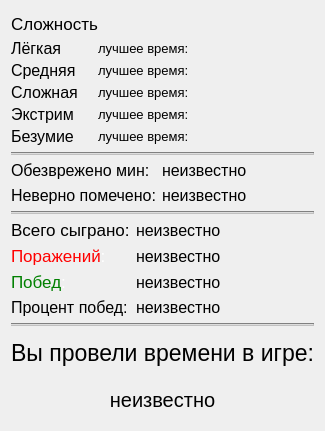
      <widget class="QWidget" name="scrollAreaRecordsContents">
       <property name="geometry">
        <rect>
         <x>0</x>
         <y>0</y>
         <width>317</width>
         <height>431</height>
        </rect>
       </property>
       <layout class="QVBoxLayout" name="verticalLayout">
        <item>
         <layout class="QFormLayout" name="formLayoutRecords">
          <property name="fieldGrowthPolicy">
           <enum>QFormLayout::FieldGrowthPolicy::FieldsStayAtSizeHint</enum>
          </property>
          <property name="horizontalSpacing">
           <number>0</number>
          </property>
          <property name="verticalSpacing">
           <number>3</number>
          </property>
          <property name="topMargin">
           <number>0</number>
          </property>
          <property name="bottomMargin">
           <number>0</number>
          </property>
          <item row="0" column="0">
           <widget class="QLabel" name="labelStaticDifficult">
            <property name="sizePolicy">
             <sizepolicy hsizetype="Fixed" vsizetype="Fixed">
              <horstretch>0</horstretch>
              <verstretch>0</verstretch>
             </sizepolicy>
            </property>
            <property name="minimumSize">
             <size>
              <width>0</width>
              <height>25</height>
             </size>
            </property>
            <property name="maximumSize">
             <size>
              <width>16777215</width>
              <height>25</height>
             </size>
            </property>
            <property name="font">
             <font>
              <pointsize>13</pointsize>
             </font>
            </property>
            <property name="text">
             <string>Сложность</string>
            </property>
           </widget>
          </item>
          <item row="1" column="0">
           <widget class="QLabel" name="labelStaticDifficultEasy">
            <property name="sizePolicy">
             <sizepolicy hsizetype="Fixed" vsizetype="Fixed">
              <horstretch>0</horstretch>
              <verstretch>0</verstretch>
             </sizepolicy>
            </property>
            <property name="font">
             <font>
              <pointsize>12</pointsize>
             </font>
            </property>
            <property name="text">
             <string>Лёгкая</string>
            </property>
           </widget>
          </item>
          <item row="1" column="1">
           <widget class="QLabel" name="labelEasyRecord">
            <property name="sizePolicy">
             <sizepolicy hsizetype="Preferred" vsizetype="Preferred">
              <horstretch>0</horstretch>
              <verstretch>0</verstretch>
             </sizepolicy>
            </property>
            <property name="font">
             <font>
              <pointsize>10</pointsize>
             </font>
            </property>
            <property name="text">
             <string>лучшее время: </string>
            </property>
           </widget>
          </item>
          <item row="2" column="0">
           <widget class="QLabel" name="labelStaticDifficultMedium">
            <property name="sizePolicy">
             <sizepolicy hsizetype="Fixed" vsizetype="Fixed">
              <horstretch>0</horstretch>
              <verstretch>0</verstretch>
             </sizepolicy>
            </property>
            <property name="font">
             <font>
              <pointsize>12</pointsize>
             </font>
            </property>
            <property name="text">
             <string>Средняя</string>
            </property>
           </widget>
          </item>
          <item row="2" column="1">
           <widget class="QLabel" name="labelMediumRecord">
            <property name="sizePolicy">
             <sizepolicy hsizetype="Preferred" vsizetype="Preferred">
              <horstretch>0</horstretch>
              <verstretch>0</verstretch>
             </sizepolicy>
            </property>
            <property name="font">
             <font>
              <pointsize>10</pointsize>
             </font>
            </property>
            <property name="text">
             <string>лучшее время: </string>
            </property>
           </widget>
          </item>
          <item row="3" column="0">
           <widget class="QLabel" name="labelStaticDifficultHard">
            <property name="sizePolicy">
             <sizepolicy hsizetype="Fixed" vsizetype="Fixed">
              <horstretch>0</horstretch>
              <verstretch>0</verstretch>
             </sizepolicy>
            </property>
            <property name="font">
             <font>
              <pointsize>12</pointsize>
             </font>
            </property>
            <property name="text">
             <string>Сложная</string>
            </property>
           </widget>
          </item>
          <item row="3" column="1">
           <widget class="QLabel" name="labelHardRecord">
            <property name="sizePolicy">
             <sizepolicy hsizetype="Preferred" vsizetype="Preferred">
              <horstretch>0</horstretch>
              <verstretch>0</verstretch>
             </sizepolicy>
            </property>
            <property name="font">
             <font>
              <pointsize>10</pointsize>
             </font>
            </property>
            <property name="text">
             <string>лучшее время: </string>
            </property>
           </widget>
          </item>
          <item row="4" column="0">
           <widget class="QLabel" name="labelStaticDifficultExtreme">
            <property name="sizePolicy">
             <sizepolicy hsizetype="Fixed" vsizetype="Fixed">
              <horstretch>0</horstretch>
              <verstretch>0</verstretch>
             </sizepolicy>
            </property>
            <property name="font">
             <font>
              <pointsize>12</pointsize>
             </font>
            </property>
            <property name="text">
             <string>Экстрим</string>
            </property>
           </widget>
          </item>
          <item row="4" column="1">
           <widget class="QLabel" name="labelExtremeRecord">
            <property name="font">
             <font>
              <pointsize>10</pointsize>
             </font>
            </property>
            <property name="text">
             <string>лучшее время: </string>
            </property>
           </widget>
          </item>
          <item row="5" column="0">
           <widget class="QLabel" name="labelStaticDifficultInsane">
            <property name="sizePolicy">
             <sizepolicy hsizetype="Fixed" vsizetype="Fixed">
              <horstretch>0</horstretch>
              <verstretch>0</verstretch>
             </sizepolicy>
            </property>
            <property name="font">
             <font>
              <pointsize>12</pointsize>
             </font>
            </property>
            <property name="text">
             <string>Безумие</string>
            </property>
           </widget>
          </item>
          <item row="5" column="1">
           <widget class="QLabel" name="labelInsaneRecord">
            <property name="font">
             <font>
              <pointsize>10</pointsize>
             </font>
            </property>
            <property name="text">
             <string>лучшее время: </string>
            </property>
           </widget>
          </item>
         </layout>
        </item>
        <item>
         <widget class="Line" name="line_separator1">
          <property name="styleSheet">
           <string notr="true">background-color: silver;</string>
          </property>
          <property name="orientation">
           <enum>Qt::Orientation::Horizontal</enum>
          </property>
         </widget>
        </item>
        <item>
         <layout class="QFormLayout" name="formLayout">
          <item row="0" column="0">
           <widget class="QLabel" name="labelStaticDefusedCouner">
            <property name="font">
             <font>
              <pointsize>12</pointsize>
             </font>
            </property>
            <property name="text">
             <string>Обезврежено мин:</string>
            </property>
           </widget>
          </item>
          <item row="0" column="1">
           <widget class="QLabel" name="labelDefusedCouner">
            <property name="font">
             <font>
              <pointsize>12</pointsize>
             </font>
            </property>
            <property name="text">
             <string>неизвестно</string>
            </property>
           </widget>
          </item>
          <item row="1" column="0">
           <widget class="QLabel" name="labelStaticUncorrectFlagsCounter">
            <property name="font">
             <font>
              <pointsize>12</pointsize>
             </font>
            </property>
            <property name="text">
             <string>Неверно помечено:</string>
            </property>
           </widget>
          </item>
          <item row="1" column="1">
           <widget class="QLabel" name="labelUncorrectFlagsCounter">
            <property name="font">
             <font>
              <pointsize>12</pointsize>
             </font>
            </property>
            <property name="text">
             <string>неизвестно</string>
            </property>
           </widget>
          </item>
         </layout>
        </item>
        <item>
         <widget class="Line" name="line_separator">
          <property name="sizePolicy">
           <sizepolicy hsizetype="Preferred" vsizetype="Fixed">
            <horstretch>0</horstretch>
            <verstretch>0</verstretch>
           </sizepolicy>
          </property>
          <property name="styleSheet">
           <string notr="true">background-color: silver;</string>
          </property>
          <property name="orientation">
           <enum>Qt::Orientation::Horizontal</enum>
          </property>
         </widget>
        </item>
        <item>
         <layout class="QFormLayout" name="formLayoutStats">
          <item row="0" column="0">
           <widget class="QLabel" name="labelStaticAllGames">
            <property name="font">
             <font>
              <pointsize>13</pointsize>
             </font>
            </property>
            <property name="text">
             <string>Всего сыграно:</string>
            </property>
           </widget>
          </item>
          <item row="0" column="1">
           <widget class="QLabel" name="labelAllGames">
            <property name="font">
             <font>
              <pointsize>12</pointsize>
             </font>
            </property>
            <property name="text">
             <string>неизвестно</string>
            </property>
           </widget>
          </item>
          <item row="1" column="0">
           <widget class="QLabel" name="labelStaticDefeats">
            <property name="font">
             <font>
              <pointsize>13</pointsize>
             </font>
            </property>
            <property name="styleSheet">
             <string notr="true">color: rgb(255, 0, 0);</string>
            </property>
            <property name="text">
             <string>&lt;span style='color: red;'&gt;Поражений&lt;/span&gt;&lt;span style='color: white;'&gt;:&lt;/span&gt;</string>
            </property>
           </widget>
          </item>
          <item row="1" column="1">
           <widget class="QLabel" name="labelDefeats">
            <property name="font">
             <font>
              <pointsize>12</pointsize>
             </font>
            </property>
            <property name="text">
             <string>неизвестно</string>
            </property>
           </widget>
          </item>
          <item row="2" column="0">
           <widget class="QLabel" name="labelStaticWins">
            <property name="font">
             <font>
              <pointsize>13</pointsize>
             </font>
            </property>
            <property name="styleSheet">
             <string notr="true">color: rgb(0, 255, 0);</string>
            </property>
            <property name="text">
             <string>&lt;span style='color: green;'&gt;Побед&lt;/span&gt;&lt;span style='color: white;'&gt;:&lt;/span&gt;</string>
            </property>
           </widget>
          </item>
          <item row="2" column="1">
           <widget class="QLabel" name="labelWins">
            <property name="font">
             <font>
              <pointsize>12</pointsize>
             </font>
            </property>
            <property name="text">
             <string>неизвестно</string>
            </property>
           </widget>
          </item>
          <item row="3" column="0">
           <widget class="QLabel" name="labelStaticWinsProcents">
            <property name="font">
             <font>
              <pointsize>12</pointsize>
             </font>
            </property>
            <property name="text">
             <string>Процент побед:</string>
            </property>
           </widget>
          </item>
          <item row="3" column="1">
           <widget class="QLabel" name="labelWinsProcents">
            <property name="font">
             <font>
              <pointsize>12</pointsize>
             </font>
            </property>
            <property name="text">
             <string>неизвестно</string>
            </property>
           </widget>
          </item>
         </layout>
        </item>
        <item>
         <widget class="Line" name="line_separator2">
          <property name="styleSheet">
           <string notr="true">background-color: silver;</string>
          </property>
          <property name="orientation">
           <enum>Qt::Orientation::Horizontal</enum>
          </property>
         </widget>
        </item>
        <item>
         <widget class="QLabel" name="labelStaticPlayedTime">
          <property name="font">
           <font>
            <pointsize>17</pointsize>
           </font>
          </property>
          <property name="text">
           <string>Вы провели времени в игре:</string>
          </property>
          <property name="alignment">
           <set>Qt::AlignmentFlag::AlignCenter</set>
          </property>
         </widget>
        </item>
        <item>
         <widget class="QLabel" name="labelPlayedTime">
          <property name="font">
           <font>
            <pointsize>15</pointsize>
           </font>
          </property>
          <property name="text">
           <string>неизвестно</string>
          </property>
          <property name="alignment">
           <set>Qt::AlignmentFlag::AlignCenter</set>
          </property>
         </widget>
        </item>
       </layout>
      </widget>
